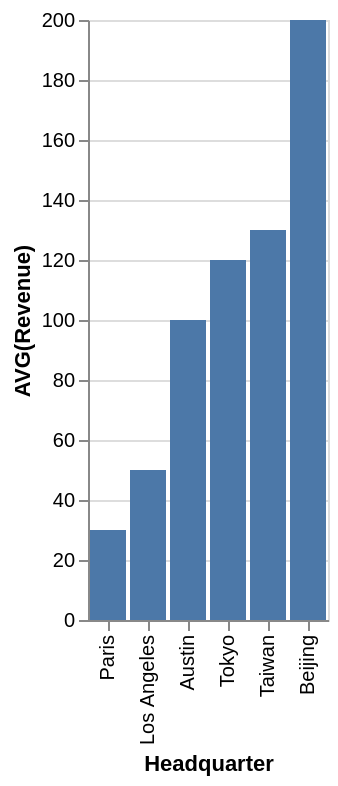

Specify this chart in Vega-Lite:
### Vega-Lite specification from a JSON file in a GitHub repository (floating-point values rounded to 4 significant figures)
{"data": {"values": [{"x_data": "Austin", "y_data": 100}, {"x_data": "Beijing", "y_data": 200}, {"x_data": "Los Angeles", "y_data": 50}, {"x_data": "Paris", "y_data": 30}, {"x_data": "Taiwan", "y_data": 130}, {"x_data": "Tokyo", "y_data": 120}]}, "mark": "bar", "encoding": {"x": {"field": "x_data", "type": "nominal", "title": "Headquarter", "sort": {"op": "sum", "field": "y_data", "order": "ascending"}}, "y": {"field": "y_data", "type": "quantitative", "title": "AVG(Revenue)"}}}
